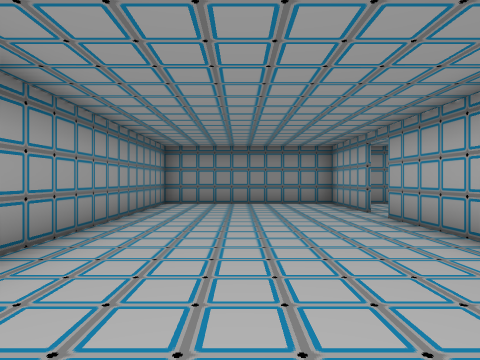
view 1 (above)

20 first-person views from a walk through a level from a Godot 3-D game. The camera is 1.4 m above the floor, looks level and sees 75° across. The floor is counted in squares, 2 m on a side. Each view is taken from the middle of a square. On the plan, view 1 faces up. The plan holds only what a view shows up to about 10 squares ahead; the rest is blank. The place goes on beyond the plan. Flat picture figures and markers are left out. Door leaves are left out where a doorway can be walked through.

view 2
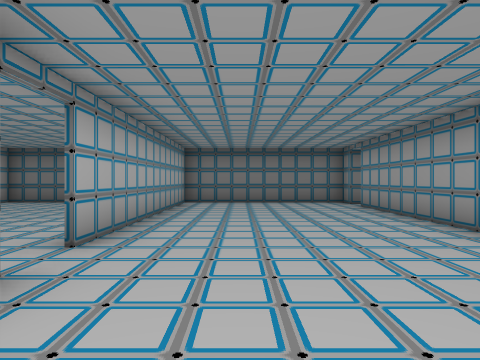

view 3
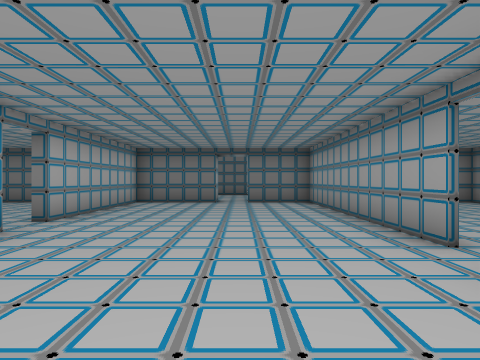

view 4
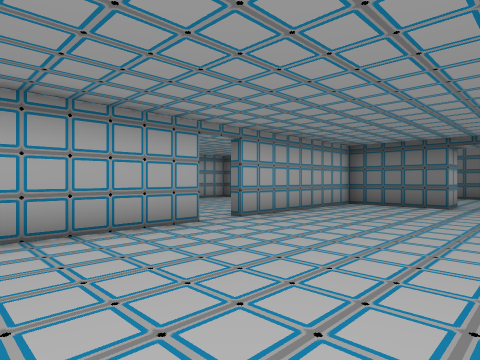

view 5
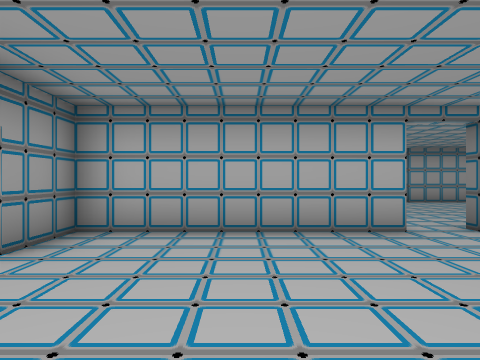

view 6
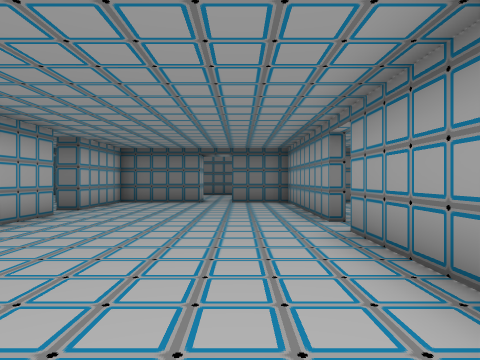

view 7
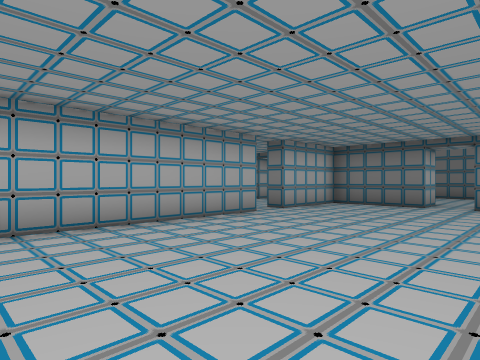

view 8
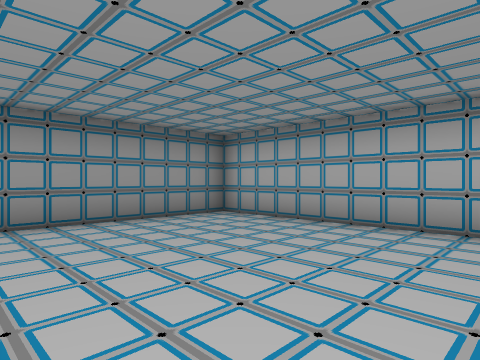

view 9
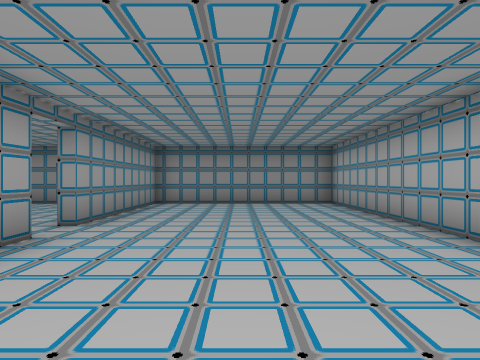

view 10
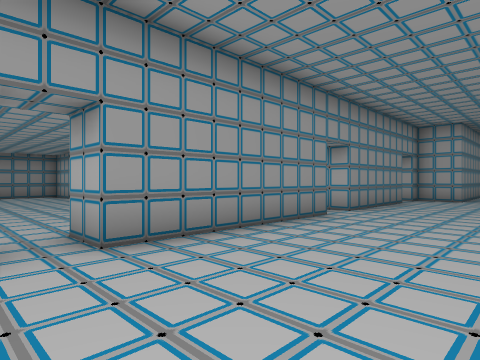

view 11
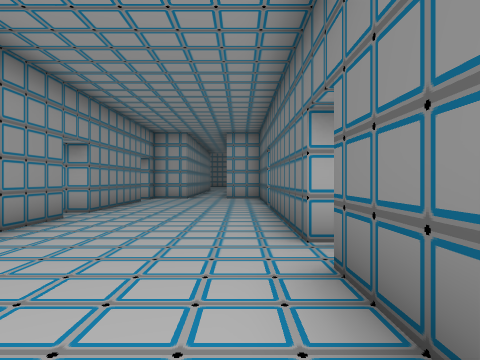

view 12
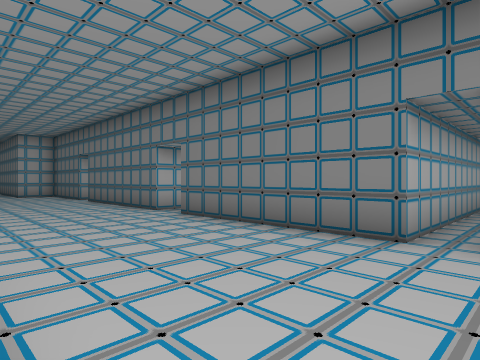

view 13
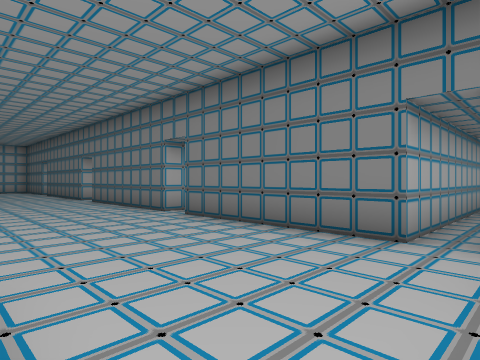

view 14
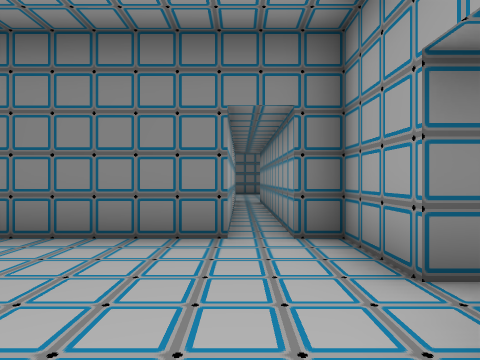

view 15
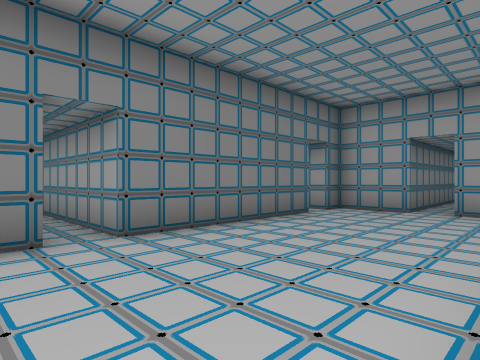

view 16
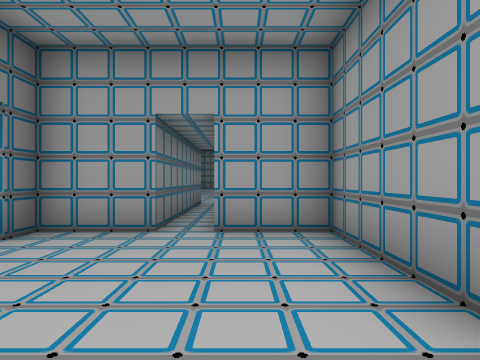

view 17
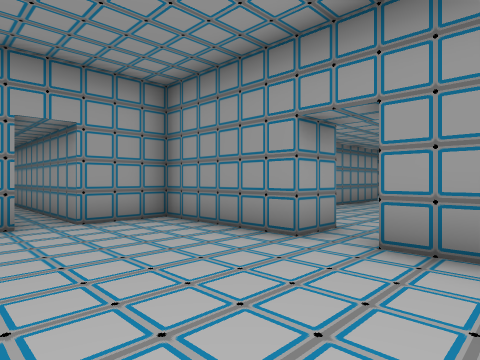

view 18
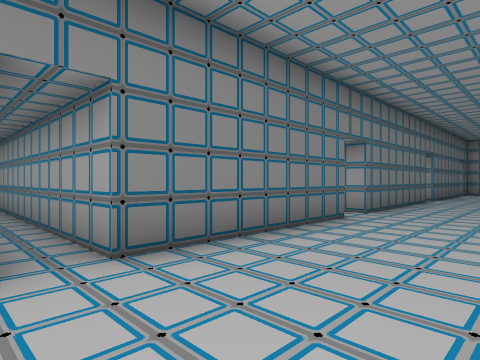

view 19
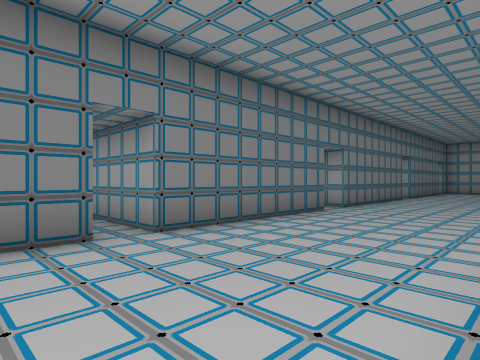

view 20
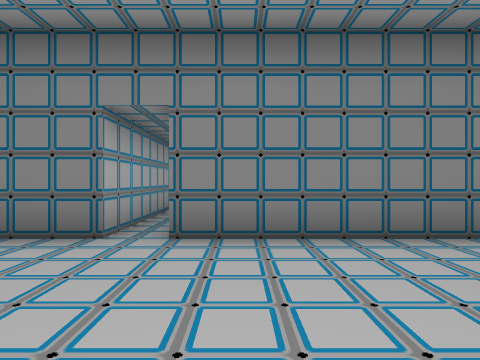

### Floor plan
Ten units are one square. View 1 is at (0, 0); x grows to the right and y downward. Boxes are objects, and circles mark ways between rooms. Rooms are numbered by the first view taken in them; rooms with no view inside come last. Other rooms are left out.
<svg viewBox="-36 -97 245 222">
<path fill="none" stroke="#000" d="M27 -68 27 -92 -22 -92 -22 -6M-22 1 -22 8 30 8M27 8 27 -58M28 -58 28 8M82 -48 82 -92 69 -92M56 -92 39 -92M30 8 48 8 48 18M57 18 57 8 82 8 82 -38M85 -37 85 8 103 8M137 -28 137 -92 85 -92 85 -48 82 -48M113 18 113 8 137 8 137 -17M135 65 135 57 178 57 178 118M66 18 57 18M158 18 113 18M82 108 82 57 125 57 125 64M48 18 17 18 17 33 -31 33M186 92 186 57 199 57M204 18 168 18 168 11M31 118 31 57 73 57 73 92M-31 41 17 41 17 57 23 57 23 116"/>
<circle cx="30" cy="-60" r="3" fill="#2a7"/>
<circle cx="80" cy="-40" r="3" fill="#2a7"/>
<circle cx="50" cy="20" r="3" fill="#2a7"/>
<circle cx="105" cy="20" r="3" fill="#2a7"/>
<text x="0" y="-40">1</text>
<text x="50" y="-50">2</text>
<text x="110" y="-40">3</text>
<text x="110" y="50">4</text>
</svg>
Room 1 opens to room 2. Room 2 opens to room 3. Room 2 opens to room 4. Room 3 opens to room 4.

Where each view was taken, in squares from view 1:
view 1: 0 up, 0 right, facing up
view 2: 9 up, 1 right, facing down
view 3: 9 up, 5 right, facing down
view 4: 8 up, 4 right, facing down-right
view 5: 7 up, 4 right, facing right
view 6: 9 up, 10 right, facing down
view 7: 8 up, 9 right, facing down-right
view 8: 4 up, 9 right, facing up-right
view 9: 0 up, 11 right, facing up
view 10: 5 down, 10 right, facing up-right
view 11: 5 down, 10 right, facing right
view 12: 2 down, 7 right, facing down-right
view 13: 2 down, 2 right, facing down-right
view 14: 2 down, 3 right, facing down
view 15: 2 down, 9 right, facing down-left
view 16: 3 down, 6 right, facing left
view 17: 5 down, 7 right, facing up-left
view 18: 3 down, 19 right, facing down-left
view 19: 2 down, 20 right, facing down-left
view 20: 2 down, 17 right, facing down
